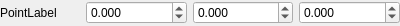
<?xml version="1.0" encoding="UTF-8"?>
<ui version="4.0">
 <class>CTiglPointWidget</class>
 <widget class="QWidget" name="CTiglPointWidget">
  <property name="geometry">
   <rect>
    <x>0</x>
    <y>0</y>
    <width>400</width>
    <height>26</height>
   </rect>
  </property>
  <property name="sizePolicy">
   <sizepolicy hsizetype="Preferred" vsizetype="Preferred">
    <horstretch>0</horstretch>
    <verstretch>0</verstretch>
   </sizepolicy>
  </property>
  <property name="maximumSize">
   <size>
    <width>16777215</width>
    <height>26</height>
   </size>
  </property>
  <property name="windowTitle">
   <string>Form</string>
  </property>
  <layout class="QHBoxLayout" name="horizontalLayout">
   <property name="leftMargin">
    <number>0</number>
   </property>
   <property name="topMargin">
    <number>0</number>
   </property>
   <property name="rightMargin">
    <number>0</number>
   </property>
   <property name="bottomMargin">
    <number>0</number>
   </property>
   <item>
    <widget class="QLabel" name="label">
     <property name="sizePolicy">
      <sizepolicy hsizetype="Fixed" vsizetype="Preferred">
       <horstretch>0</horstretch>
       <verstretch>0</verstretch>
      </sizepolicy>
     </property>
     <property name="minimumSize">
      <size>
       <width>80</width>
       <height>0</height>
      </size>
     </property>
     <property name="maximumSize">
      <size>
       <width>80</width>
       <height>16777215</height>
      </size>
     </property>
     <property name="baseSize">
      <size>
       <width>0</width>
       <height>100</height>
      </size>
     </property>
     <property name="text">
      <string>PointLabel</string>
     </property>
    </widget>
   </item>
   <item>
    <widget class="QDoubleSpinBox" name="spinBoxX">
     <property name="decimals">
      <number>3</number>
     </property>
     <property name="minimum">
      <double>-10000.000000000000000</double>
     </property>
     <property name="maximum">
      <double>10000.000000000000000</double>
     </property>
    </widget>
   </item>
   <item>
    <widget class="QDoubleSpinBox" name="spinBoxY">
     <property name="sizePolicy">
      <sizepolicy hsizetype="Minimum" vsizetype="Fixed">
       <horstretch>0</horstretch>
       <verstretch>0</verstretch>
      </sizepolicy>
     </property>
     <property name="decimals">
      <number>3</number>
     </property>
     <property name="minimum">
      <double>-10000.000000000000000</double>
     </property>
     <property name="maximum">
      <double>10000.000000000000000</double>
     </property>
    </widget>
   </item>
   <item>
    <widget class="QDoubleSpinBox" name="spinBoxZ">
     <property name="decimals">
      <number>3</number>
     </property>
     <property name="minimum">
      <double>-10000.000000000000000</double>
     </property>
     <property name="maximum">
      <double>10000.000000000000000</double>
     </property>
    </widget>
   </item>
  </layout>
 </widget>
 <resources/>
 <connections/>
</ui>
